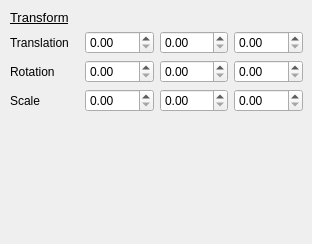
<?xml version="1.0" encoding="UTF-8"?>
<ui version="4.0">
 <class>TransformWidget</class>
 <widget class="QWidget" name="TransformWidget">
  <property name="geometry">
   <rect>
    <x>0</x>
    <y>0</y>
    <width>312</width>
    <height>244</height>
   </rect>
  </property>
  <property name="windowTitle">
   <string>Form</string>
  </property>
  <widget class="QWidget" name="">
   <property name="geometry">
    <rect>
     <x>10</x>
     <y>10</y>
     <width>293</width>
     <height>217</height>
    </rect>
   </property>
   <layout class="QVBoxLayout" name="verticalLayout_3">
    <item>
     <widget class="QLabel" name="label">
      <property name="font">
       <font>
        <pointsize>10</pointsize>
        <weight>50</weight>
        <italic>false</italic>
        <bold>false</bold>
        <underline>true</underline>
       </font>
      </property>
      <property name="text">
       <string>Transform</string>
      </property>
     </widget>
    </item>
    <item>
     <layout class="QVBoxLayout" name="verticalLayout_2">
      <item>
       <layout class="QVBoxLayout" name="verticalLayout">
        <item>
         <layout class="QHBoxLayout" name="horizontalLayout">
          <item>
           <widget class="QLabel" name="translation_label">
            <property name="text">
             <string>Translation</string>
            </property>
           </widget>
          </item>
          <item>
           <widget class="QDoubleSpinBox" name="translation_x"/>
          </item>
          <item>
           <widget class="QDoubleSpinBox" name="translation_y"/>
          </item>
          <item>
           <widget class="QDoubleSpinBox" name="translation_z"/>
          </item>
         </layout>
        </item>
        <item>
         <layout class="QHBoxLayout" name="horizontalLayout_2">
          <item>
           <widget class="QLabel" name="rotation_label">
            <property name="text">
             <string>Rotation</string>
            </property>
           </widget>
          </item>
          <item>
           <widget class="QDoubleSpinBox" name="rotation_x"/>
          </item>
          <item>
           <widget class="QDoubleSpinBox" name="rotation_y"/>
          </item>
          <item>
           <widget class="QDoubleSpinBox" name="rotation_z"/>
          </item>
         </layout>
        </item>
        <item>
         <layout class="QHBoxLayout" name="horizontalLayout_3">
          <item>
           <widget class="QLabel" name="scale_label">
            <property name="text">
             <string>Scale</string>
            </property>
           </widget>
          </item>
          <item>
           <widget class="QDoubleSpinBox" name="scale_x"/>
          </item>
          <item>
           <widget class="QDoubleSpinBox" name="scale_y"/>
          </item>
          <item>
           <widget class="QDoubleSpinBox" name="scale_z"/>
          </item>
         </layout>
        </item>
       </layout>
      </item>
      <item>
       <spacer name="verticalSpacer">
        <property name="orientation">
         <enum>Qt::Vertical</enum>
        </property>
        <property name="sizeHint" stdset="0">
         <size>
          <width>20</width>
          <height>108</height>
         </size>
        </property>
       </spacer>
      </item>
     </layout>
    </item>
   </layout>
  </widget>
 </widget>
 <resources/>
 <connections/>
</ui>
